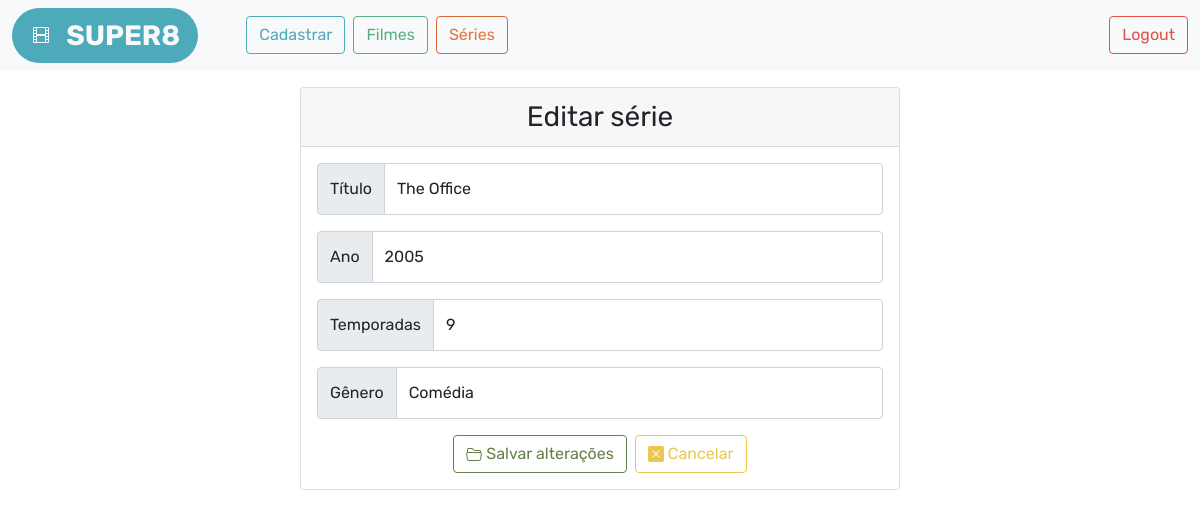
The app's page /src/editars.php?id_serie=2 (signed in) with its own data.
### tables this page shows
CREATE TABLE `tb_series` (
  `id_serie` int(11) NOT NULL,
  `titulo` varchar(120) NOT NULL,
  `ano` year(4) NOT NULL,
  `temporadas` int(2) NOT NULL,
  `genero` varchar(30) NOT NULL
);

### db/serie.dao.php (called while the page is built, shortened)
<?php include_once 'conn.php';
function buscar_serie($id_serie){
    $conn = connect();
    $sql = "SELECT * FROM tb_series WHERE id_serie = $id_serie";
    $result = mysqli_query($conn, $sql);
    if (mysqli_affected_rows($conn) > 0) {
        return $result;
    }
    return null;
}
?>

### src/editars.php (the view, shortened to what this page needs)
<?php include_once 'include/lock.php';
      include_once '../db/serie.dao.php';
    if(!isset($_GET['id_serie'])) {
        header('location:series.php?msg=idinvalido');
    } else {
        $result = buscar_serie($_GET['id_serie']);
        if ($result == null) {
            header('location:series.php?msg=idinvalido');
        } else {
            $serie = mysqli_fetch_assoc($result);
        }
    }
      ?>
<!DOCTYPE html>
<html lang="en">
<head>
	<link rel="stylesheet" href="../css/bootstrap.css">
	<link rel="stylesheet" href="../css/spec.css">
</head>
<body>
    <?php include_once 'navbar.php'; ?>
    <div class="def center">
        <form action="editadas.php" method="post" class="card text-center" autocomplete="off">
            <div class="card-header fs-3">
                Editar série
            </div>
            <div class="card-body p-3">
                <div class="mb-3 row">
                    <div class="input-group">
                        <span class="input-group-text" id="label-titulo">
                            <label for="titulo" name="titulo" class="col-sm-2 col-form-label">Título</label>
                        </span>
                        <input type="text" class="form-control" id="titulo" name="titulo" value="<?= $serie['titulo'] ?>" required aria-describedby="label-titulo">
                    </div>
                </div>
                <div class="mb-3 row">
                    <div class="input-group">
                        <span class="input-group-text" id="label-ano">
                            <label for="ano" name="ano" class="col-sm-2 col-form-label">Ano</label>
                        </span>
                        <input type="number" maxlength="4" class="form-control" id="ano" name="ano" aria-describedby="label-ano"  value="<?= $serie['ano'] ?>" required>
                    </div>
                </div>
                <div class="mb-3 row">
                    <div class="input-group">
                        <span class="input-group-text" id="label-temporadas">
                            <label for="temporadas" name="temporadas" class="col-sm-2 col-form-label">Temporadas</label>
                        </span>
                        <input type="number" maxlength="3" class="form-control" id="temporadas" name="temporadas" aria-describedby="label-temporadas"  value="<?= $serie['temporadas'] ?>" required>
                    </div>
                </div>
                <div class="mb-3 row">
                    <div class="input-group">
                        <span class="input-group-text" id="label-genero">
                            <label for="genero" name="genero" class="col-sm-2 col-form-label">Gênero</label>
                        </span>
                        <input type="text" class="form-control" id="genero" name="genero" aria-describedby="label-genero" value="<?= $serie['genero'] ?>" required>
                    </div>
                </div>
                <div class="d-flex flex-row justify-content-center w-100">
                    <button class="btn btn-outline-success me-2" name="editars" type="submit">
                        Salvar alterações
                    </button>
                    <a href="series.php" class="btn btn-outline-warning" name="cancelar">
                        Cancelar
                    </a>
                </div>
            </div>
        </form>
    </div>
</body>
</html>

### css/spec.css (style rules this page uses)
input[type=number] { -moz-appearance: textfield; }
.def { display: flex; width: 100%; gap: 1rem; }
.center { flex-direction: column; align-items: center; }
.center > .card { width: 50%; }

### records on screen
tb_series: titulo "The Office", ano "2005", temporadas "9", genero "Comédia"
